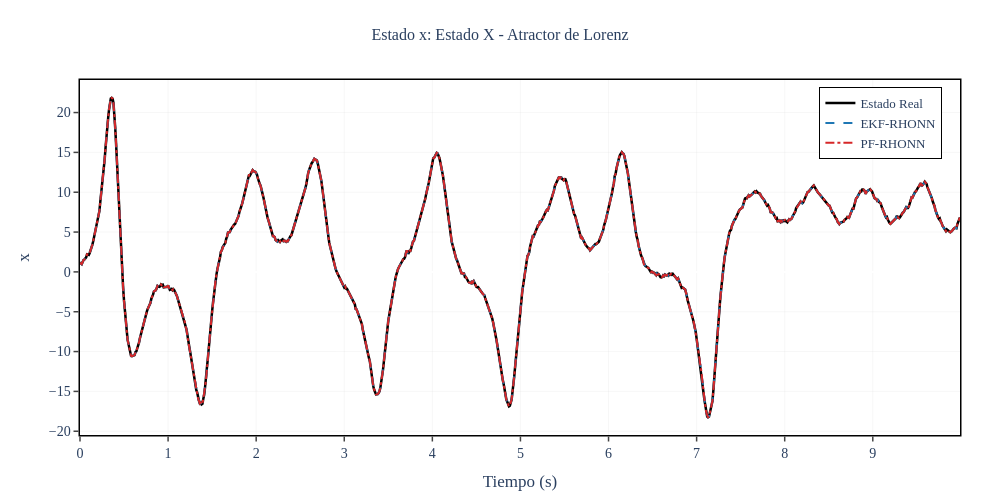
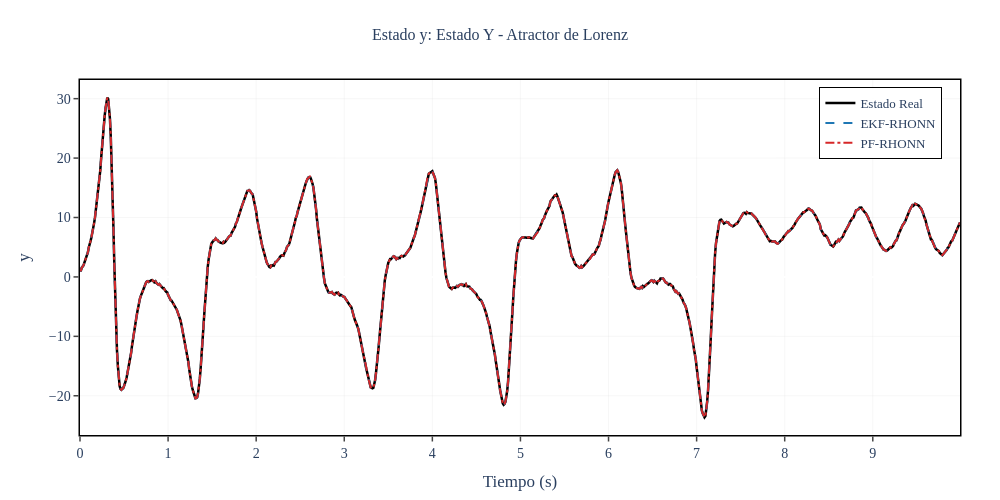
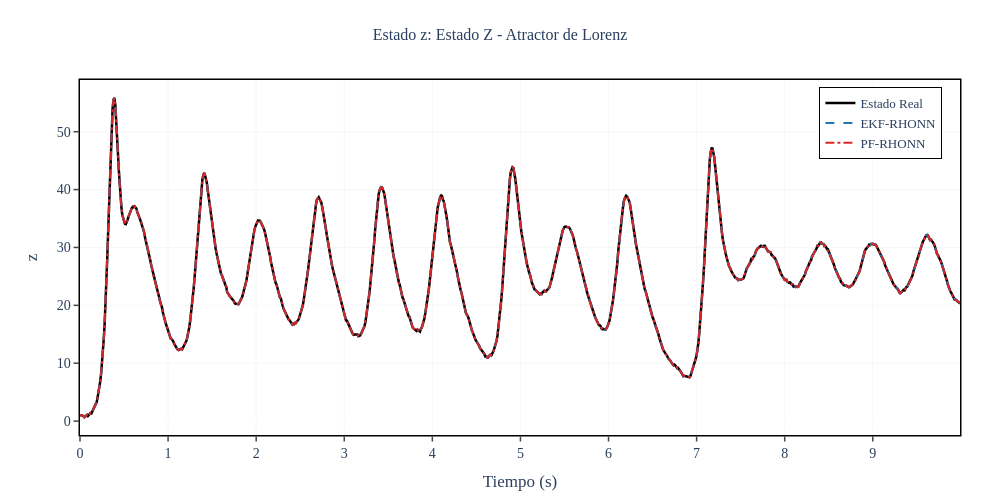
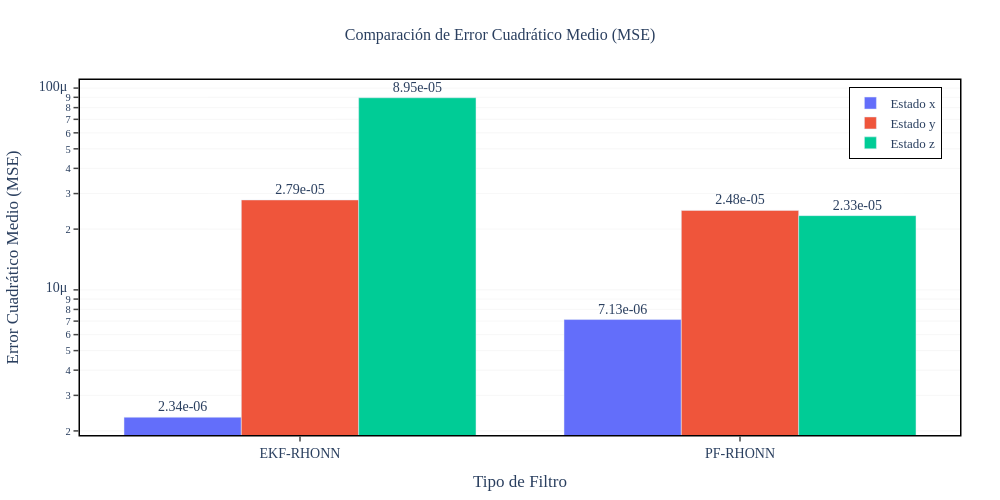

These figures' notebook cell, in order:
### Code cell
# Gráficas individuales por estado
states_info = [
    {'idx': 0, 'var': 'x', 'desc': 'Estado X', 'y_label': 'x'},
    {'idx': 1, 'var': 'y', 'desc': 'Estado Y', 'y_label': 'y'},
    {'idx': 2, 'var': 'z', 'desc': 'Estado Z', 'y_label': 'z'}
]

for state_info in states_info:
    i = state_info['idx']
    
    fig = go.Figure()
    
    # Estado real (línea negra gruesa)
    fig.add_trace(go.Scatter(
        x=t_history, y=x_true[:, i],
        mode='lines',
        name='Estado Real',
        line=dict(color='#000000', width=thesis_config['line_width_true']),
        showlegend=True
    ))
    
    # Estimación EKF
    fig.add_trace(go.Scatter(
        x=t_history, y=x_hat_ekf[:, i],
        mode='lines',
        name='EKF-RHONN',
        line=dict(color='#1f77b4', width=thesis_config['line_width_est'], dash='dash'),
        showlegend=True
    ))
    
    # Estimación PF
    fig.add_trace(go.Scatter(
        x=t_history, y=x_hat_pf[:, i],
        mode='lines',
        name='PF-RHONN',
        line=dict(color='#d62728', width=thesis_config['line_width_est'], dash='dashdot'),
        showlegend=True
    ))
    
    fig.update_layout(
        title={
            'text': f'Estado {state_info["var"]}: {state_info["desc"]} - Atractor de Lorenz',
            'x': 0.5,
            'xanchor': 'center',
            'font': {'size': thesis_config['title_font_size'], 'family': thesis_config['font_family']}
        },
        xaxis_title='Tiempo (s)',
        yaxis_title=state_info['y_label'],
        xaxis=dict(
            showgrid=True,
            gridcolor=thesis_config['grid_color'],
            gridwidth=thesis_config['grid_width'],
            showline=True,
            linewidth=1.5,
            linecolor='black',
            mirror=True,
            ticks='outside',
            tickwidth=1.5,
            ticklen=5
        ),
        yaxis=dict(
            showgrid=True,
            gridcolor=thesis_config['grid_color'],
            gridwidth=thesis_config['grid_width'],
            showline=True,
            linewidth=1.5,
            linecolor='black',
            mirror=True,
            ticks='outside',
            tickwidth=1.5,
            ticklen=5
        ),
        legend=dict(
            x=0.98,
            y=0.98,
            xanchor='right',
            yanchor='top',
            bgcolor='rgba(255, 255, 255, 0.95)',
            bordercolor='black',
            borderwidth=1,
            font=dict(size=thesis_config['legend_font_size'], family=thesis_config['font_family'])
        ),
        font=dict(size=thesis_config['font_size'], family=thesis_config['font_family']),
        plot_bgcolor='white',
        paper_bgcolor='white',
        width=thesis_config['plot_width'],
        height=thesis_config['plot_height'],
        margin=dict(l=80, r=40, t=80, b=60)
    )
    
    fig.show()

# Espacio de fase 3D (Atractor de Lorenz)
fig_phase = go.Figure()

fig_phase.add_trace(go.Scatter3d(
    x=x_true[:, 0], y=x_true[:, 1], z=x_true[:, 2],
    mode='lines',
    name='Atractor Real',
    line=dict(color='#000000', width=4)
))

fig_phase.add_trace(go.Scatter3d(
    x=x_hat_ekf[:, 0], y=x_hat_ekf[:, 1], z=x_hat_ekf[:, 2],
    mode='lines',
    name='Estimación EKF-RHONN',
    line=dict(color='#1f77b4', width=3)
))

fig_phase.add_trace(go.Scatter3d(
    x=x_hat_pf[:, 0], y=x_hat_pf[:, 1], z=x_hat_pf[:, 2],
    mode='lines',
    name='Estimación PF-RHONN',
    line=dict(color='#d62728', width=3)
))

fig_phase.update_layout(
    title={
        'text': 'Espacio de Fases 3D - Atractor de Lorenz',
        'x': 0.5,
        'xanchor': 'center',
        'font': {'size': thesis_config['title_font_size'], 'family': thesis_config['font_family']}
    },
    scene=dict(
        xaxis_title='x',
        yaxis_title='y',
        zaxis_title='z',
        xaxis=dict(
            showgrid=True,
            gridcolor=thesis_config['grid_color'],
            showline=True,
            linewidth=1.5,
            linecolor='black'
        ),
        yaxis=dict(
            showgrid=True,
            gridcolor=thesis_config['grid_color'],
            showline=True,
            linewidth=1.5,
            linecolor='black'
        ),
        zaxis=dict(
            showgrid=True,
            gridcolor=thesis_config['grid_color'],
            showline=True,
            linewidth=1.5,
            linecolor='black'
        )
    ),
    legend=dict(
        x=0.98,
        y=0.98,
        xanchor='right',
        yanchor='top',
        bgcolor='rgba(255, 255, 255, 0.95)',
        bordercolor='black',
        borderwidth=1,
        font=dict(size=thesis_config['legend_font_size'], family=thesis_config['font_family'])
    ),
    font=dict(size=thesis_config['font_size'], family=thesis_config['font_family']),
    width=thesis_config['plot_width'],
    height=thesis_config['plot_width'],  # Aspecto cuadrado
    margin=dict(l=40, r=40, t=80, b=40)
)

# fig_phase.show()

# Gráfica de barras comparando MSE
fig_mse = go.Figure()

filters = ['EKF-RHONN', 'PF-RHONN']

fig_mse.add_trace(go.Bar(
    name='Estado x',
    x=filters,
    y=[mse_x_ekf, mse_x_pf],
    marker_color='#636EFA',
    text=[f'{mse_x_ekf:.2e}', f'{mse_x_pf:.2e}'],
    textposition='outside'
))

fig_mse.add_trace(go.Bar(
    name='Estado y',
    x=filters,
    y=[mse_y_ekf, mse_y_pf],
    marker_color='#EF553B',
    text=[f'{mse_y_ekf:.2e}', f'{mse_y_pf:.2e}'],
    textposition='outside'
))

fig_mse.add_trace(go.Bar(
    name='Estado z',
    x=filters,
    y=[mse_z_ekf, mse_z_pf],
    marker_color='#00CC96',
    text=[f'{mse_z_ekf:.2e}', f'{mse_z_pf:.2e}'],
    textposition='outside'
))

fig_mse.update_layout(
    title={
        'text': 'Comparación de Error Cuadrático Medio (MSE)',
        'x': 0.5,
        'xanchor': 'center',
        'font': {'size': thesis_config['title_font_size'], 'family': thesis_config['font_family']}
    },
    xaxis_title='Tipo de Filtro',
    yaxis_title='Error Cuadrático Medio (MSE)',
    yaxis=dict(
        type='log',
        showgrid=True,
        gridcolor=thesis_config['grid_color'],
        gridwidth=thesis_config['grid_width'],
        showline=True,
        linewidth=1.5,
        linecolor='black',
        mirror=True,
        ticks='outside',
        tickwidth=1.5,
        ticklen=5
    ),
    xaxis=dict(
        showline=True,
        linewidth=1.5,
        linecolor='black',
        mirror=True,
        ticks='outside',
        tickwidth=1.5,
        ticklen=5
    ),
    legend=dict(
        x=0.98,
        y=0.98,
        xanchor='right',
        yanchor='top',
        bgcolor='rgba(255, 255, 255, 0.95)',
        bordercolor='black',
        borderwidth=1,
        font=dict(size=thesis_config['legend_font_size'], family=thesis_config['font_family'])
    ),
    barmode='group',
    font=dict(size=thesis_config['font_size'], family=thesis_config['font_family']),
    plot_bgcolor='white',
    paper_bgcolor='white',
    width=thesis_config['plot_width'],
    height=thesis_config['plot_height'],
    margin=dict(l=80, r=40, t=80, b=60)
)

fig_mse.show()

### Figure 1 — Plotly figure (JSON) as saved in the notebook; plotly's stock layout.template omitted (floating-point values rounded to 4 significant figures; data arrays with more than 128 entries replaced by an {"elided": "..."} marker saying what was removed)
{"data": [{"line": {"color": "#000000", "width": 2.5}, "mode": "lines", "name": "Estado Real", "showlegend": true, "type": "scatter", "x": {"elided": "1000 float values"}, "y": {"elided": "1000 float values"}}, {"line": {"color": "#1f77b4", "dash": "dash", "width": 2}, "mode": "lines", "name": "EKF-RHONN", "showlegend": true, "type": "scatter", "x": {"elided": "1000 float values"}, "y": {"elided": "1000 float values"}}, {"line": {"color": "#d62728", "dash": "dashdot", "width": 2}, "mode": "lines", "name": "PF-RHONN", "showlegend": true, "type": "scatter", "x": {"elided": "1000 float values"}, "y": {"elided": "1000 float values"}}], "layout": {"font": {"family": "Computer Modern, serif", "size": 14}, "height": 500, "legend": {"bgcolor": "rgba(255, 255, 255, 0.95)", "bordercolor": "black", "borderwidth": 1, "font": {"family": "Computer Modern, serif", "size": 13}, "x": 0.98, "xanchor": "right", "y": 0.98, "yanchor": "top"}, "margin": {"b": 60, "l": 80, "r": 40, "t": 80}, "paper_bgcolor": "white", "plot_bgcolor": "white", "title": {"font": {"family": "Computer Modern, serif", "size": 16}, "text": "Estado x: Estado X - Atractor de Lorenz", "x": 0.5, "xanchor": "center"}, "width": 1000, "xaxis": {"gridcolor": "rgba(200, 200, 200, 0.3)", "gridwidth": 0.5, "linecolor": "black", "linewidth": 1.5, "mirror": true, "showgrid": true, "showline": true, "ticklen": 5, "ticks": "outside", "tickwidth": 1.5, "title": {"text": "Tiempo (s)"}}, "yaxis": {"gridcolor": "rgba(200, 200, 200, 0.3)", "gridwidth": 0.5, "linecolor": "black", "linewidth": 1.5, "mirror": true, "showgrid": true, "showline": true, "ticklen": 5, "ticks": "outside", "tickwidth": 1.5, "title": {"text": "x"}}}}

### Figure 2 — Plotly figure (JSON) as saved in the notebook; plotly's stock layout.template omitted (floating-point values rounded to 4 significant figures; data arrays with more than 128 entries replaced by an {"elided": "..."} marker saying what was removed)
{"data": [{"line": {"color": "#000000", "width": 2.5}, "mode": "lines", "name": "Estado Real", "showlegend": true, "type": "scatter", "x": {"elided": "1000 float values"}, "y": {"elided": "1000 float values"}}, {"line": {"color": "#1f77b4", "dash": "dash", "width": 2}, "mode": "lines", "name": "EKF-RHONN", "showlegend": true, "type": "scatter", "x": {"elided": "1000 float values"}, "y": {"elided": "1000 float values"}}, {"line": {"color": "#d62728", "dash": "dashdot", "width": 2}, "mode": "lines", "name": "PF-RHONN", "showlegend": true, "type": "scatter", "x": {"elided": "1000 float values"}, "y": {"elided": "1000 float values"}}], "layout": {"font": {"family": "Computer Modern, serif", "size": 14}, "height": 500, "legend": {"bgcolor": "rgba(255, 255, 255, 0.95)", "bordercolor": "black", "borderwidth": 1, "font": {"family": "Computer Modern, serif", "size": 13}, "x": 0.98, "xanchor": "right", "y": 0.98, "yanchor": "top"}, "margin": {"b": 60, "l": 80, "r": 40, "t": 80}, "paper_bgcolor": "white", "plot_bgcolor": "white", "title": {"font": {"family": "Computer Modern, serif", "size": 16}, "text": "Estado y: Estado Y - Atractor de Lorenz", "x": 0.5, "xanchor": "center"}, "width": 1000, "xaxis": {"gridcolor": "rgba(200, 200, 200, 0.3)", "gridwidth": 0.5, "linecolor": "black", "linewidth": 1.5, "mirror": true, "showgrid": true, "showline": true, "ticklen": 5, "ticks": "outside", "tickwidth": 1.5, "title": {"text": "Tiempo (s)"}}, "yaxis": {"gridcolor": "rgba(200, 200, 200, 0.3)", "gridwidth": 0.5, "linecolor": "black", "linewidth": 1.5, "mirror": true, "showgrid": true, "showline": true, "ticklen": 5, "ticks": "outside", "tickwidth": 1.5, "title": {"text": "y"}}}}

### Figure 3 — Plotly figure (JSON) as saved in the notebook; plotly's stock layout.template omitted (floating-point values rounded to 4 significant figures; data arrays with more than 128 entries replaced by an {"elided": "..."} marker saying what was removed)
{"data": [{"line": {"color": "#000000", "width": 2.5}, "mode": "lines", "name": "Estado Real", "showlegend": true, "type": "scatter", "x": {"elided": "1000 float values"}, "y": {"elided": "1000 float values"}}, {"line": {"color": "#1f77b4", "dash": "dash", "width": 2}, "mode": "lines", "name": "EKF-RHONN", "showlegend": true, "type": "scatter", "x": {"elided": "1000 float values"}, "y": {"elided": "1000 float values"}}, {"line": {"color": "#d62728", "dash": "dashdot", "width": 2}, "mode": "lines", "name": "PF-RHONN", "showlegend": true, "type": "scatter", "x": {"elided": "1000 float values"}, "y": {"elided": "1000 float values"}}], "layout": {"font": {"family": "Computer Modern, serif", "size": 14}, "height": 500, "legend": {"bgcolor": "rgba(255, 255, 255, 0.95)", "bordercolor": "black", "borderwidth": 1, "font": {"family": "Computer Modern, serif", "size": 13}, "x": 0.98, "xanchor": "right", "y": 0.98, "yanchor": "top"}, "margin": {"b": 60, "l": 80, "r": 40, "t": 80}, "paper_bgcolor": "white", "plot_bgcolor": "white", "title": {"font": {"family": "Computer Modern, serif", "size": 16}, "text": "Estado z: Estado Z - Atractor de Lorenz", "x": 0.5, "xanchor": "center"}, "width": 1000, "xaxis": {"gridcolor": "rgba(200, 200, 200, 0.3)", "gridwidth": 0.5, "linecolor": "black", "linewidth": 1.5, "mirror": true, "showgrid": true, "showline": true, "ticklen": 5, "ticks": "outside", "tickwidth": 1.5, "title": {"text": "Tiempo (s)"}}, "yaxis": {"gridcolor": "rgba(200, 200, 200, 0.3)", "gridwidth": 0.5, "linecolor": "black", "linewidth": 1.5, "mirror": true, "showgrid": true, "showline": true, "ticklen": 5, "ticks": "outside", "tickwidth": 1.5, "title": {"text": "z"}}}}

### Figure 4 — Plotly figure (JSON) as saved in the notebook; plotly's stock layout.template omitted (floating-point values rounded to 4 significant figures)
{"data": [{"marker": {"color": "#636EFA"}, "name": "Estado x", "text": ["2.34e-06", "7.13e-06"], "textposition": "outside", "type": "bar", "x": ["EKF-RHONN", "PF-RHONN"], "y": [2.337e-06, 7.126e-06]}, {"marker": {"color": "#EF553B"}, "name": "Estado y", "text": ["2.79e-05", "2.48e-05"], "textposition": "outside", "type": "bar", "x": ["EKF-RHONN", "PF-RHONN"], "y": [2.79e-05, 2.476e-05]}, {"marker": {"color": "#00CC96"}, "name": "Estado z", "text": ["8.95e-05", "2.33e-05"], "textposition": "outside", "type": "bar", "x": ["EKF-RHONN", "PF-RHONN"], "y": [8.954e-05, 2.332e-05]}], "layout": {"barmode": "group", "font": {"family": "Computer Modern, serif", "size": 14}, "height": 500, "legend": {"bgcolor": "rgba(255, 255, 255, 0.95)", "bordercolor": "black", "borderwidth": 1, "font": {"family": "Computer Modern, serif", "size": 13}, "x": 0.98, "xanchor": "right", "y": 0.98, "yanchor": "top"}, "margin": {"b": 60, "l": 80, "r": 40, "t": 80}, "paper_bgcolor": "white", "plot_bgcolor": "white", "title": {"font": {"family": "Computer Modern, serif", "size": 16}, "text": "Comparación de Error Cuadrático Medio (MSE)", "x": 0.5, "xanchor": "center"}, "width": 1000, "xaxis": {"linecolor": "black", "linewidth": 1.5, "mirror": true, "showline": true, "ticklen": 5, "ticks": "outside", "tickwidth": 1.5, "title": {"text": "Tipo de Filtro"}}, "yaxis": {"gridcolor": "rgba(200, 200, 200, 0.3)", "gridwidth": 0.5, "linecolor": "black", "linewidth": 1.5, "mirror": true, "showgrid": true, "showline": true, "ticklen": 5, "ticks": "outside", "tickwidth": 1.5, "title": {"text": "Error Cuadrático Medio (MSE)"}, "type": "log"}}}
